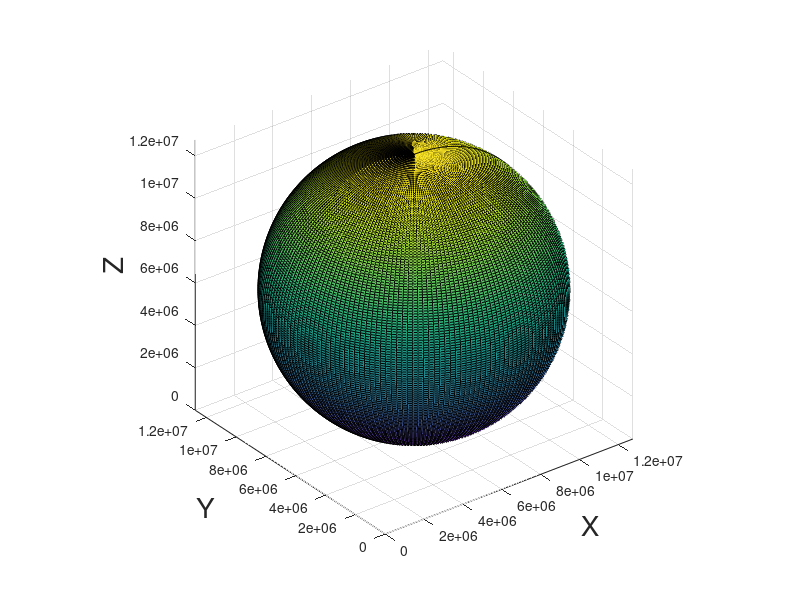

The MATLAB source for this figure:
clear; close all; clc;

% 180 çizgili küre çiz
[x,y,z] = sphere(180);
% Yarıçap ayarla
radius = 6373000;
x = x * radius;
y = y * radius;
z = z * radius;
% Konum ayarla
offset = 6373000;
surf(x+offset,y+offset,z+offset) 
% Etiket yazdır
xlabel('X', 'FontSize', 20);
ylabel('Y', 'FontSize', 20);
zlabel('Z', 'FontSize', 20);
axis equal;

% hold on
% [X,Y,Z] = sphere;
% r = 100;
% surf(X,Y,Z)
% axis equal
% X2 = X * r;
% Y2 = Y * r;
% Z2 = Z * r;
% surf(X2,Y2,Z2)

